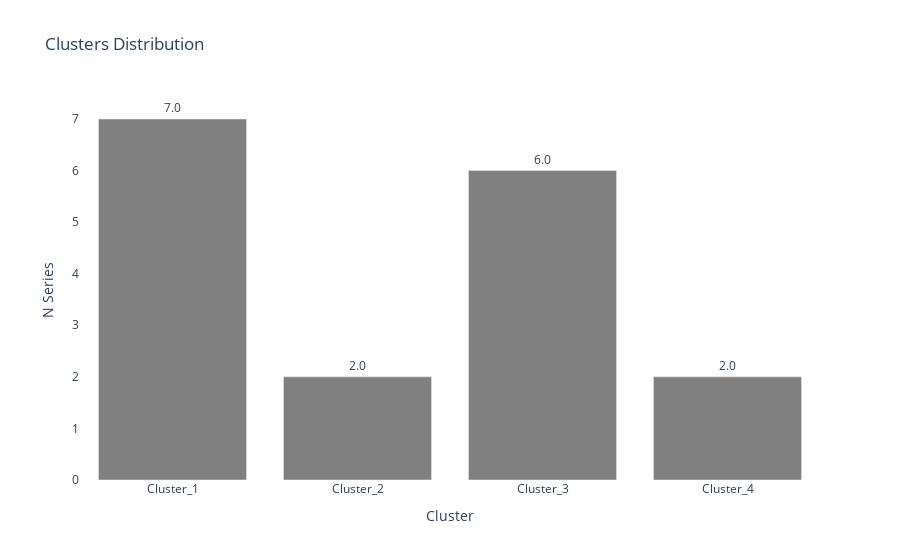

Notebook cell for this chart:
### Markdown cell above
### Clusters Distribution

### Code cell
import plotly.express as px
ts_data_m_n_T_d = ts_data_m_n_T.reset_index().rename(columns = {"index": "Category"})
ts_data_m_n_T_d = ts_data_m_n_T_d.groupby(["Cluster"]).size().reset_index().rename(columns = {0:"N Series"})
# ts_data_m_n_T_d
fig_2 = px.bar(ts_data_m_n_T_d, y='N Series', x='Cluster', text_auto='.2s',
            title="Clusters Distribution")
fig_2.update_traces(textfont_size=12, textangle=0, textposition="outside", marker_color='grey', cliponaxis=False)
fig_2.update_layout(plot_bgcolor='rgba(0,0,0,0)')
fig_2.show()

### Figure 1 — Plotly figure (JSON) as saved in the notebook; plotly's stock layout.template omitted (floating-point values rounded to 4 significant figures)
{"data": [{"alignmentgroup": "True", "cliponaxis": false, "hovertemplate": "Cluster=%{x}<br>N Series=%{y}<extra></extra>", "legendgroup": "", "marker": {"color": "grey", "pattern": {"shape": ""}}, "name": "", "offsetgroup": "", "orientation": "v", "showlegend": false, "textangle": 0, "textfont": {"size": 12}, "textposition": "outside", "texttemplate": "%{y:.2s}", "type": "bar", "x": ["Cluster_1", "Cluster_2", "Cluster_3", "Cluster_4"], "xaxis": "x", "y": [7, 2, 6, 2], "yaxis": "y"}], "layout": {"barmode": "relative", "legend": {"tracegroupgap": 0}, "plot_bgcolor": "rgba(0,0,0,0)", "title": {"text": "Clusters Distribution"}, "xaxis": {"anchor": "y", "domain": [0, 1], "title": {"text": "Cluster"}}, "yaxis": {"anchor": "x", "domain": [0, 1], "title": {"text": "N Series"}}}}
